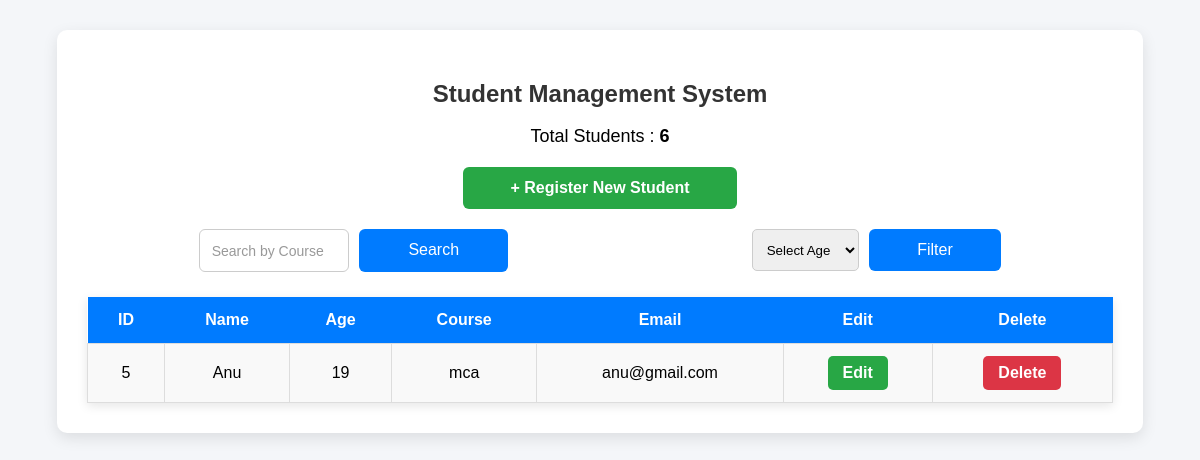
The page /Week-03/Task11-12_Student-Management-System/display.php?age=19 on the database its author committed.
### tables this page shows
CREATE TABLE `students` (
  `id` int(11) NOT NULL AUTO_INCREMENT,
  `name` varchar(100) DEFAULT NULL,
  `age` int(11) DEFAULT NULL,
  `email` varchar(100) DEFAULT NULL,
  `course` varchar(100) DEFAULT NULL,
  PRIMARY KEY (`id`)
);

### Week-03/Task11-12_Student-Management-System/display.php (the view, shortened to what this page needs)
<?php
include "db.php";
if(isset($_GET["search"]) && $_GET["search"] != "")
{
    $search = $_GET["search"];
    $sql = "SELECT * FROM students
            WHERE course LIKE '%$search%'
            ORDER BY name ASC";
}
elseif(isset($_GET["age"]) && $_GET["age"] != "")
{
    $age = $_GET["age"];
    $sql = "SELECT * FROM students
            WHERE age = $age
            ORDER BY name ASC";
}
else
{
    $sql = "SELECT * FROM students
            ORDER BY name ASC";
}
$result = mysqli_query($conn, $sql);
$count_sql = "SELECT COUNT(*) AS total FROM students";
$count_result = mysqli_query($conn, $count_sql);
$count_row = mysqli_fetch_assoc($count_result);
?>
<!DOCTYPE html>
<html>
<head>
    <link rel="stylesheet" href="style.css">
</head>
<body>
<div class="container">
    <h2>Student Management System</h2>
    <p class="total">
        Total Students :
        <strong><?php echo $count_row["total"]; ?></strong>
    </p>
    <a href="index.php" class="add-btn">
        + Register New Student
    </a>
    <div class="controls">
        <form method="GET">
            <input
                type="text"
                name="search"
                placeholder="Search by Course">
            <button type="submit">
                Search
            </button>
        </form>
        <form method="GET">
            <select name="age">
                <option value="">Select Age</option>
            </select>
            <button type="submit">
                Filter
            </button>
        </form>
    </div>
    <table>
        <tr>
            <th>ID</th>
            <th>Name</th>
            <th>Age</th>
            <th>Course</th>
            <th>Email</th>
            <th>Edit</th>
            <th>Delete</th>
        </tr>
<?php
while($row = mysqli_fetch_assoc($result))
{
?>
<tr>
    <td><?php echo $row["id"]; ?></td>
    <td><?php echo $row["name"]; ?></td>
    <td><?php echo $row["age"]; ?></td>
    <td><?php echo $row["course"]; ?></td>
    <td><?php echo $row["email"]; ?></td>
    <td>
        <a
        href="edit.php?id=<?php echo $row['id']; ?>"
        class="edit-btn">
        Edit
        </a>
    </td>
    <td>
        <a
        href="delete.php?id=<?php echo $row['id']; ?>"
        class="delete-btn"
        onclick="return confirm('Are you sure you want to delete this student?');">
        Delete
        </a>
    </td>
</tr>
<?php
}
?>
    </table>
</div>
</body>
</html>

### Week-03/Task11-12_Student-Management-System/style.css (style rules this page uses)
body { margin: 0; padding: 30px; background: #f4f6f9; font-family: Arial, Helvetica, sans-serif; }
.container { width: 90%; max-width: 1200px; margin: auto; background: white; padding: 30px; border-radius: 10px; box-shadow: 0 5px 15px rgba(0, 0, 0, .1); }
h2 { text-align: center; color: #333; margin-bottom: 10px; }
.total { text-align: center; font-size: 18px; margin-bottom: 20px; }
.add-btn { display: block; width: 250px; margin: 20px auto; text-align: center; padding: 12px; background: #28a745; color: white; text-decoration: none; border-radius: 6px; font-weight: bold; transition: .3s; }
.controls { display: flex; justify-content: center; gap: 20px; flex-wrap: wrap; margin-bottom: 25px; }
.controls form { display: flex; gap: 10px; }
.controls input, .controls select { padding: 10px; border: 1px solid #ccc; border-radius: 5px; width: 180px; }
.controls button { padding: 10px 20px; border: none; background: #007bff; color: white; border-radius: 5px; cursor: pointer; transition: .3s; }
table { width: 100%; border-collapse: collapse; box-shadow: 0 3px 10px rgba(0, 0, 0, .1); }
th { background: #007bff; color: white; padding: 14px; }
td { padding: 12px; text-align: center; border: 1px solid #ddd; }
tr:nth-child(even) { background: #f9f9f9; }
.edit-btn, .delete-btn { display: inline-block; padding: 8px 15px; border-radius: 5px; color: white; text-decoration: none; font-weight: bold; }
.edit-btn { background: #28a745; }
.delete-btn { background: #dc3545; }
.container form { max-width: 500px; margin: auto; }
.container input { width: 100%; padding: 12px; border: 1px solid #ccc; border-radius: 6px; font-size: 15px; box-sizing: border-box; }
.container button { width: 100%; padding: 12px; background: #007bff; color: white; border: none; border-radius: 6px; font-size: 16px; cursor: pointer; transition: .3s; }
input::placeholder { color: #999; font-size: 14px; }

### rows shown on the page
students: id "5", name "Anu", age "19", course "mca", email "anu@gmail.com"

### other values the page prints
$count_row["total"] "6"
